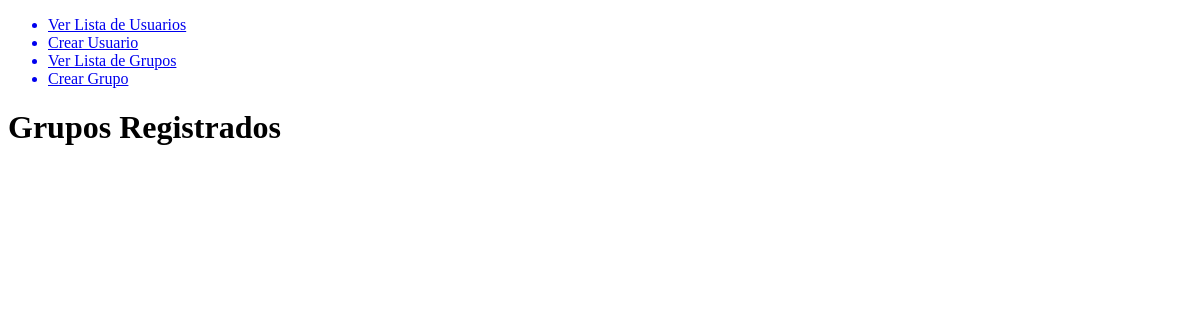
The page /groups/ on the database as committed earlier.
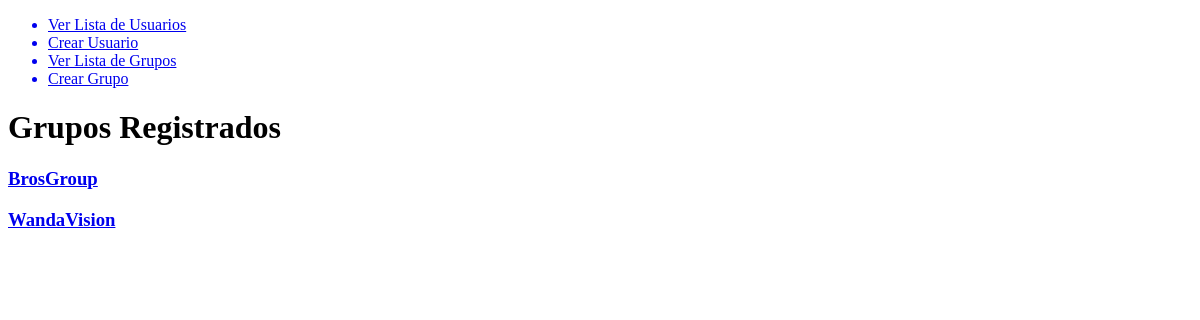
The same page on the database as committed later.
### groups/models.py (models this page shows, shortened)
class Group(models.Model):
    users = models.ManyToManyField(UserModel, related_name='groups')
    name = models.CharField(max_length=140)
    description = models.TextField(blank=True, null=True)
    created = models.DateTimeField(auto_now_add=True)
    updated = models.DateTimeField(auto_now=True)
    def get_absolute_url(self):
        return reverse('groups:detail', args=[self.id])

### groups/views.py (the view)
# urls.py: path('', GetGroups, name='list'),
def GetGroups(request):
    groups = Group.objects.all()
    template_name = 'groups/list.html'
    context = {
        'groups': groups
    }
    return render(request, template_name, context)

### groups/templates/groups/list.html
{% extends 'base.html' %}
{% block content %}
    <h1>Grupos Registrados</h1>
    {% for group in groups %}
        <a href="{{ group.get_absolute_url }}"><h3>{{ group.name }}</h3></a>
    {% endfor %}
{% endblock content %}

Rows that differ between the two databases and show on the page:
added Group: name "BrosGroup"
added Group: name "WandaVision"
